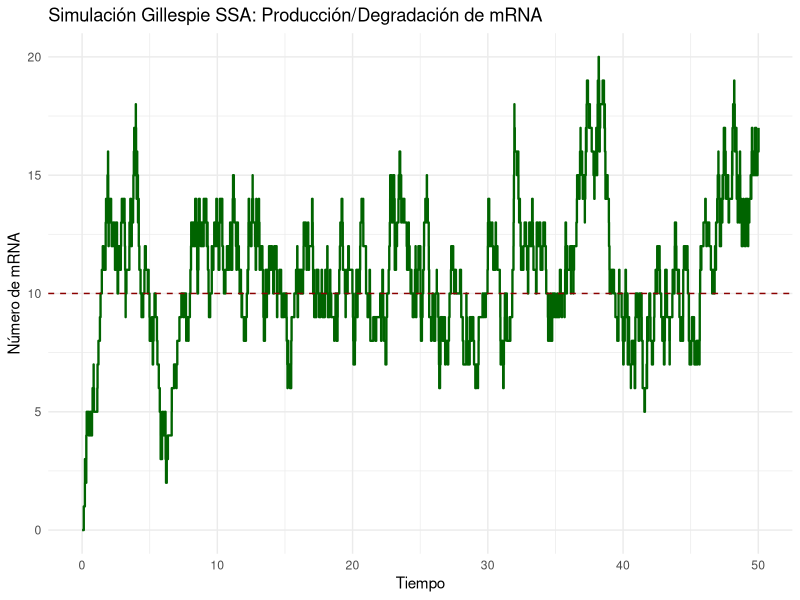

Generate this figure with R:
## ---- chunk 1
library(ggplot2)


gillespie_mrna <- function(t_max = 50,
                           k_prod = 10,   # tasa de producción
                           k_deg  = 1, # tasa de degradación
                           m0     = 0) { # mRNA inicial
  
  # estado inicial
  t  <- 0
  m  <- m0
  
  # para guardar la trayectoria
  times <- c(t)
  Ms    <- c(m)
  
  max_steps <- 1e5
  step <- 1
  
  while (t < t_max && step < max_steps) {
    # 1) Calcular propensiones
    a1 <- k_prod            # ∅ -> M
    a2 <- k_deg * m         # M -> ∅
    a0 <- a1 + a2
    
    # Si no hay más reacciones posibles, cortar
    if (a0 <= 0) break
    
    # 2) Generar dos uniformes
    r1 <- runif(1)
    r2 <- runif(1)
    
    # 3) Tiempo hasta la próxima reacción
    tau <- -log(r1) / a0
    t <- t + tau
    
    # 4) Elegir qué reacción ocurre
    # Prob( R1 ) = a1 / a0
    if (r2 * a0 < a1) {
      # reacción 1: producción
      m <- m + 1
    } else {
      # reacción 2: degradación
      if (m > 0) {
        m <- m - 1
      }
    }
    
    # 5) Guardar nuevo estado
    times <- c(times, t)
    Ms    <- c(Ms, m)
    
    step <- step + 1
  }
  
  data.frame(time = times, m = Ms)
}

# Ejecutar simulación
set.seed(123)
traj <- gillespie_mrna(t_max = 50,
                       k_prod = 10,
                       k_deg  = 1,
                       m0     = 0)


#
## ---- chunk 2
ggplot(traj, aes(x = time, y = m)) +
  geom_step(color = "darkgreen", linewidth = 0.8) +
  geom_hline(yintercept = 10, color = "darkred", linetype = "dashed") +
  labs(title = "Simulación Gillespie SSA: Producción/Degradación de mRNA",
       x = "Tiempo", y = "Número de mRNA") +
  theme_minimal()
